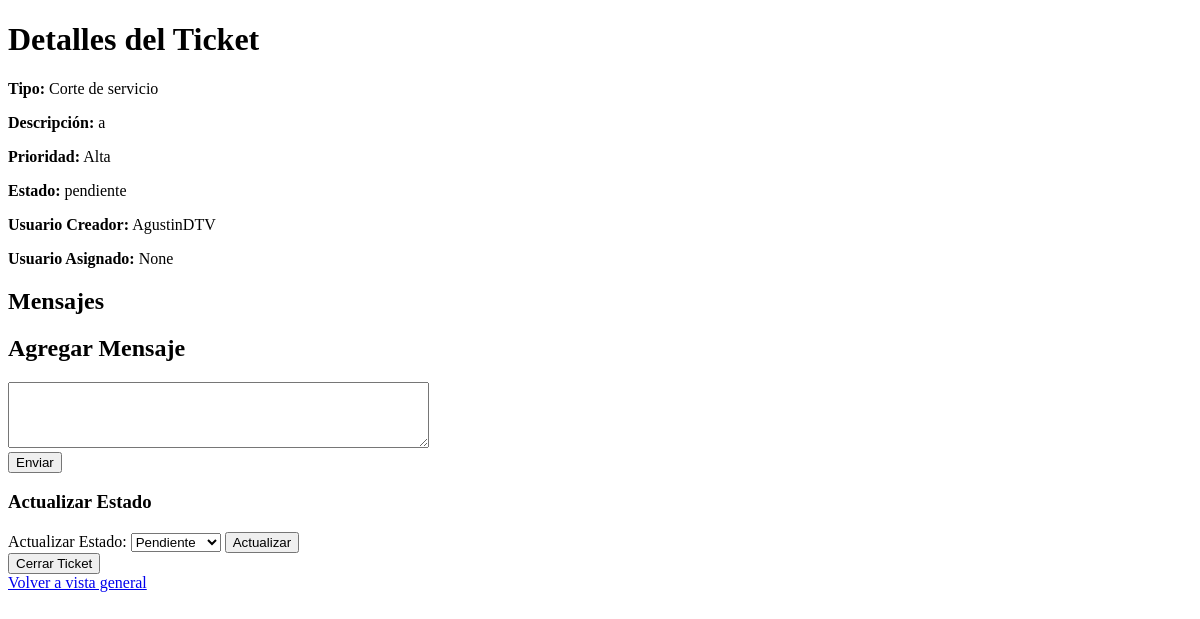
/ticket/34 (signed in), run on an earlier commit of the app's database.
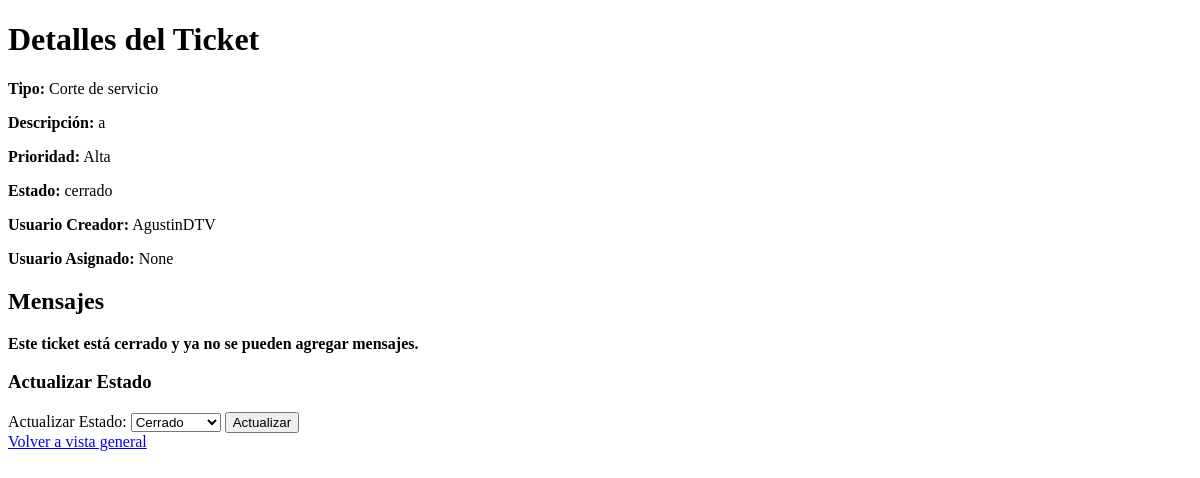
And on a later commit of the database.
### tables this page shows
CREATE TABLE tickets (
    id INTEGER PRIMARY KEY AUTOINCREMENT,
    tipo TEXT NOT NULL,
    descripcion TEXT NOT NULL,
    prioridad TEXT NOT NULL,
    fecha_creacion DATETIME DEFAULT CURRENT_TIMESTAMP,
    usuario_creador TEXT NOT NULL,
    notas TEXT,
    archivo TEXT
, usuario_asignado TEXT, estado TEXT DEFAULT 'pendiente');

### app.py (the view)
@app.route('/ticket/<int:id>', methods=['GET'])
@login_required
def view_ticket(id):
    conn = get_db_connection()
    ticket = conn.execute('SELECT * FROM tickets WHERE id = ?', (id,)).fetchone()
    messages = conn.execute('SELECT * FROM messages WHERE ticket_id = ? ORDER BY fecha ASC', (id,)).fetchall()
    conn.close()
    if not ticket:
        return "Ticket no encontrado", 404
    return render_template('view_ticket.html', ticket=ticket, messages=messages, current_user=current_user)

### app.py (called while the page is built)
def get_db_connection():
    conn = sqlite3.connect('database.db', timeout=10)  # Espera hasta 10 segundos si la base de datos está bloqueada
    conn.row_factory = sqlite3.Row
    return conn

@login_manager.user_loader
def load_user(user_id):
    conn = get_db_connection()
    user = conn.execute('SELECT * FROM users WHERE id = ?', (user_id,)).fetchone()
    conn.close()
    if user:
        return User(id=user['id'], username=user['username'], role=user['role'])
    return None

### templates/view_ticket.html (shortened to what this page needs)
<!DOCTYPE html>
<html lang="en">
<head>
</head>
<body>
    <h1>Detalles del Ticket</h1>
    <p><strong>Tipo:</strong> {{ ticket['tipo'] }}</p>
    <p><strong>Descripción:</strong> {{ ticket['descripcion'] }}</p>
    <p><strong>Prioridad:</strong> {{ ticket['prioridad'] }}</p>
    <p><strong>Estado:</strong> {{ ticket['estado'] }}</p>
    <p><strong>Usuario Creador:</strong> {{ ticket['usuario_creador'] }}</p>
    <p><strong>Usuario Asignado:</strong> {{ ticket['usuario_asignado'] }}</p>
    <h2>Mensajes</h2>
    {% if ticket['estado'].lower() not in ['cerrado', 'resuelto'] %}
    <h2>Agregar Mensaje</h2>
    <form method="POST" action="{{ url_for('add_message', ticket_id=ticket['id']) }}">
        <textarea name="mensaje" rows="4" cols="50" required></textarea><br>
        <button type="submit">Enviar</button>
    </form>
    {% else %}
    <p><strong>Este ticket está {{ ticket['estado'] }} y ya no se pueden agregar mensajes.</strong></p>
    {% endif %}
    <h3>Actualizar Estado</h3>
    {% if current_user.role == 'usittel' %}
    <form action="{{ url_for('update_ticket', id=ticket.id) }}" method="POST">
        <label for="estado">Actualizar Estado:</label>
        <select name="estado" id="estado">
            <option value="pendiente" {% if ticket.estado=='pendiente' %}selected{% endif %}>Pendiente</option>
            <option value="cerrado" {% if ticket.estado=='cerrado' %}selected{% endif %}>Cerrado</option>
        </select>
        <button type="submit">Actualizar</button>
    </form>
    {% endif %}
    {% if current_user.role == 'directv' or current_user.role == 'usittel' %}
    {% if ticket.estado != 'cerrado' %}
        <form action="{{ url_for('close_ticket', id=ticket.id) }}" method="POST">
            <button type="submit">Cerrar Ticket</button>
        </form>
    {% endif %}
{% endif %}
    <a href="/tickets">Volver a vista general</a>
</body>
</html>

What changed in the data, as far as the page shows it:
changed tickets "Corte de servicio": estado "pendiente" → "cerrado"; estado (not shown) → "cerrado"; estado "Pendiente" → "Cerrado"
Also different on the page:
text no longer shown: "Agregar Mensaje Enviar Cerrar Ticket"
text now shown: "Este ticket está y ya no se pueden agregar mensajes."
